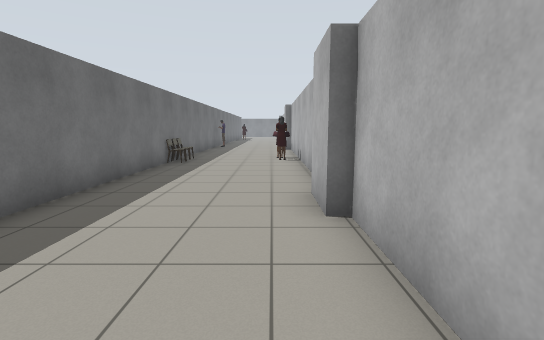
[1] (above)

19 first-person views from a walk through a world built for the Gazebo simulator. The camera is 1.2 m above the floor, tilts 8° down and sees 85° across. The floor is counted in squares, 1 m on a side. Each view is taken from the middle of a square. On the plan, view 1 faces up. The plan holds only what a view shows up to about 13 squares ahead; the rest is blank. The place goes on beyond the plan. Some surface patterns are stand-ins.

[2]
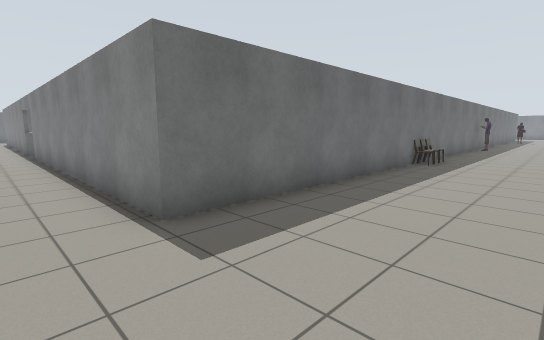

[3]
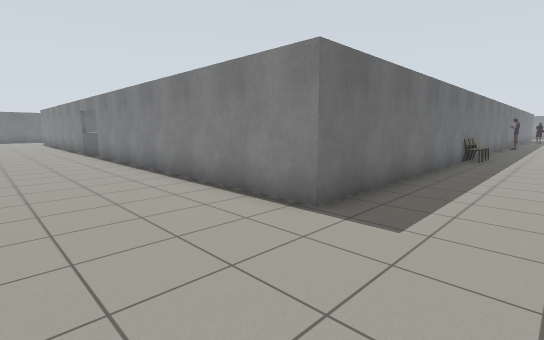

[4]
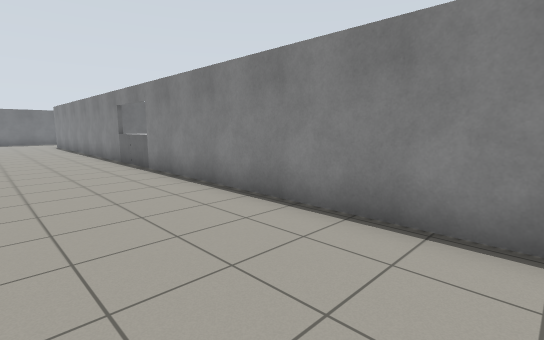

[5]
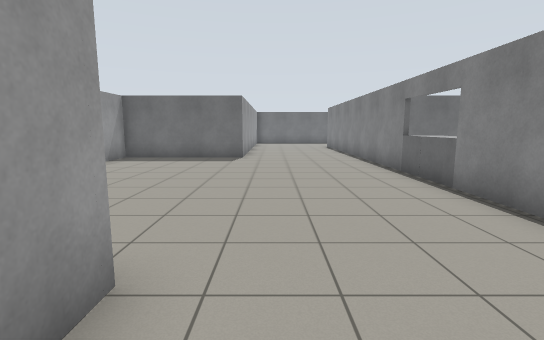

[6]
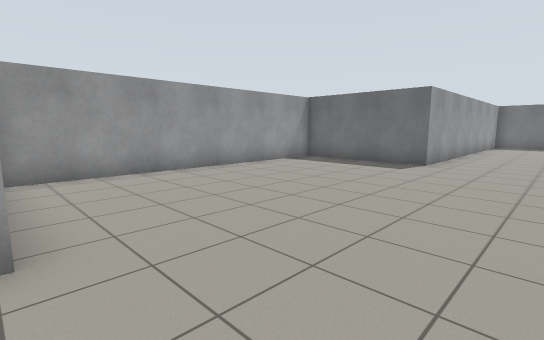

[7]
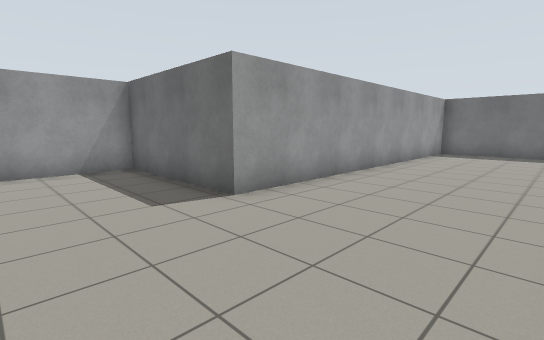

[8]
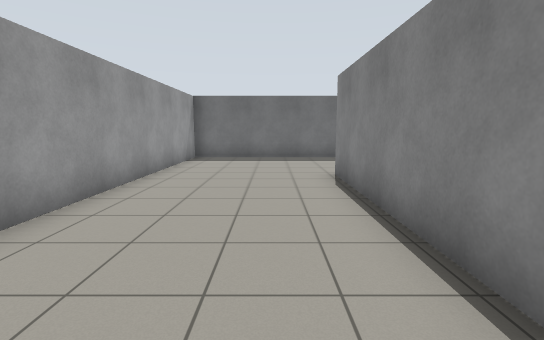

[9]
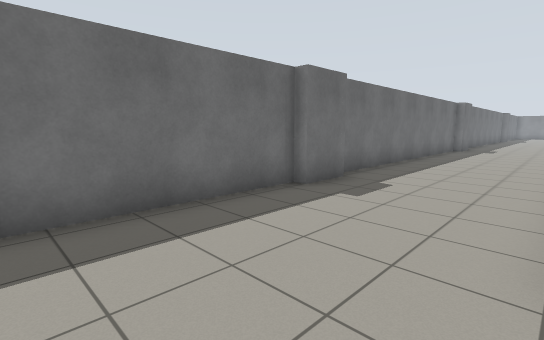

[10]
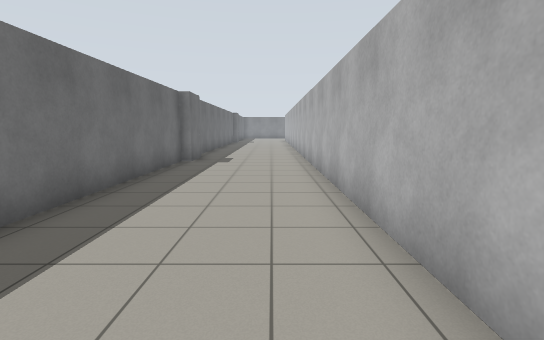

[11]
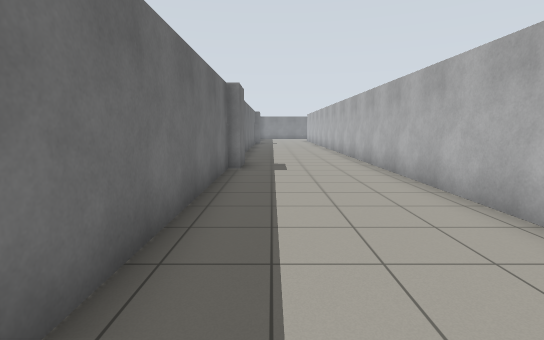

[12]
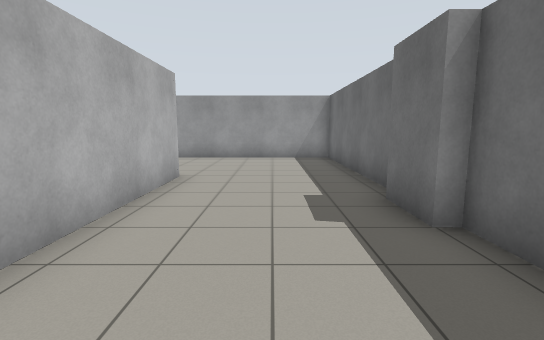

[13]
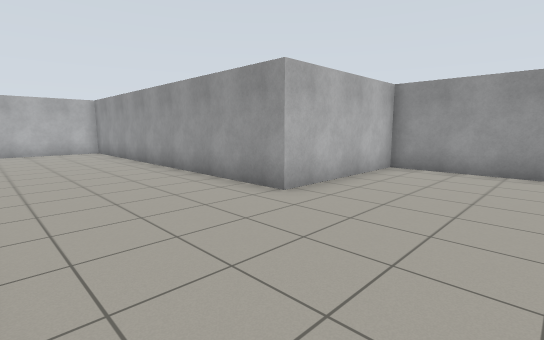

[14]
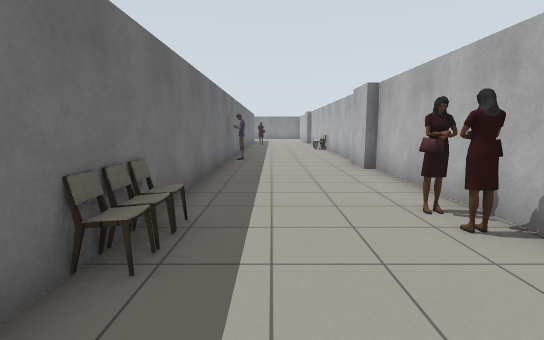

[15]
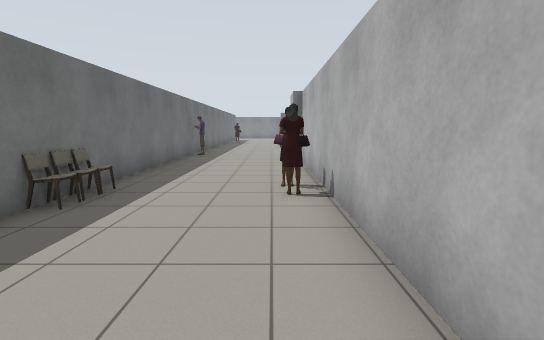

[16]
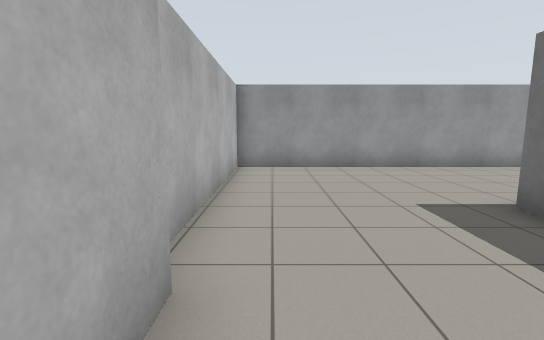

[17]
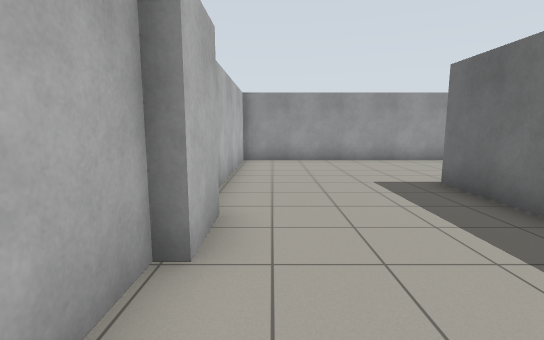

[18]
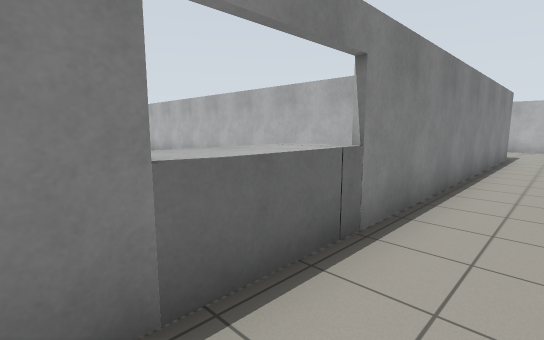

[19]
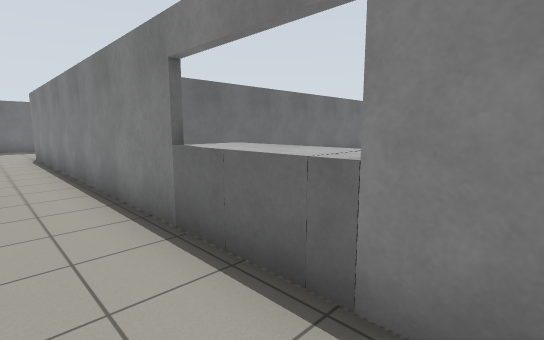

### Floor plan
Points are (right, up) in squares from view 1. A wall is a line through its corners. A room is listed if a view was taken in it or the views show most of it. See-through windows are left out.
Room 1 (views 1, 2, 3, 4, 5, 6, 7, 8, 9, 10, 11, 12, 13, 14, 15, 16, 17, 18, 19)
walls: (-17.4, 1.6) (-28.7, 1.6) (-28.7, 19.5); (-33, 5.6) (-33, 3.9) (-33.4, 3.9); (-33.3, 4.1) (-33.3, -3.2) (-21.2, -3.2) (-21.2, -8) (-11.1, -8) (-11.1, -3.2) (1.1, -3.2) (1.1, 4); (0.7, 3.9) (0.7, 5.5); (1.1, 5.4) (1.1, 16.9); (-3.7, 19.5) (-3.7, 1.6) (-14.6, 1.6); (-32.9, 18.4) (-32.9, 16.8) (-33.3, 16.8) (-33.3, 5.4) (-32.9, 5.4); (0.7, 16.9) (0.7, 18.4)
objects: grey box (-17, 2) to (-16, 3); grey box (-15, 2) to (-15, 3); chair (-3, 11); person (-3, 19); person (0, 11); person (0, 12)

Positions as (right, up) in squares from view 1, and headings:
1: (0, 0), facing up
2: (0, 0), facing up-left
3: (-1, -2), facing up-left
4: (-6, -2), facing up-left
5: (-9, -2), facing left
6: (-11, 0), facing down-left
7: (-18, 1), facing down-left
8: (-21, 0), facing left
9: (-29, -1), facing up-left
10: (-30, 6), facing up
11: (-32, 8), facing up
12: (-31, 9), facing down
13: (-15, 1), facing down-right
14: (-2, 8), facing up
15: (0, 6), facing up
16: (0, 6), facing down
17: (0, 8), facing down
18: (-18, 0), facing up-right
19: (-14, 0), facing up-left
